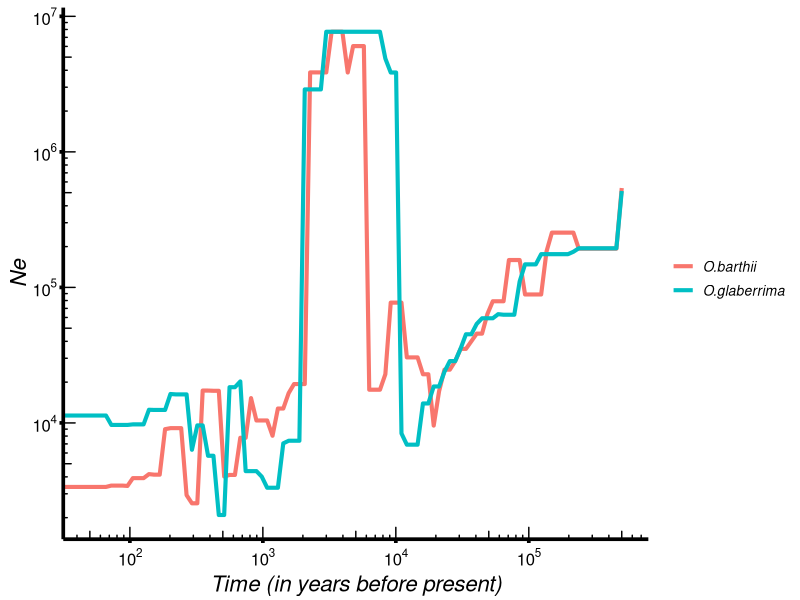

Generate this figure with R:
# TL - 220519
library("ggplot2")
library("scales") # install.packages("scales")
setwd("/home/thibaultleroy/Collab/AfricanRice/smcpp_quentin")
popsize=read.table("plot_generation.csv",sep=",",h=T)
head(popsize)

### generate plot
tiff("smcpp_barthii_glaberrima.tiff", width = 10, height = 6, units = 'in', res = 600)
#png("smcpp_barthii_glaberrima.png", width = 10, height = 6, units = 'in', res = 600)
#jpeg("smcpp_barthii_glaberrima.jpeg", width = 10, height = 6, units = 'in', res = 600)

ggplot(data=popsize,aes(x=x,y=y,color=label)) + geom_line(size=1.4)+ xlab("Time (in years before present)") + ylab("Ne")+
  scale_x_log10(breaks = trans_breaks("log10", function(x) 10^x), labels = trans_format("log10", math_format(10^.x))) +
  scale_y_log10(breaks = trans_breaks("log10", function(x) 10^x), labels = trans_format("log10", math_format(10^.x)))+
  theme_bw()+ annotation_logticks() +
  theme(panel.border = element_blank(), panel.grid.major = element_blank(), panel.grid.minor = element_blank(), axis.line = element_line(colour = "black"))+ 
  theme(legend.title=element_text(size=0, face="bold"), legend.title.align=0.5, legend.text=element_text(size=10, face="italic"), axis.line = element_line(colour = 'black', size = 1.25), axis.ticks = element_line(colour = 'black', size = 1.25), 
        axis.text.x = element_text(colour="black",size=12,angle=0,hjust=.5,vjust=.5,face="plain"),
        axis.text.y = element_text(colour="black",size=12,angle=0,hjust=.5,vjust=.5,face="plain"),  
        axis.title.x = element_text(colour="black",size=16,angle=0,hjust=.5,vjust=.2,face="italic"),
        axis.title.y = element_text(colour="black",size=16,angle=90,hjust=.5,vjust=.5,face="italic"))

dev.off()